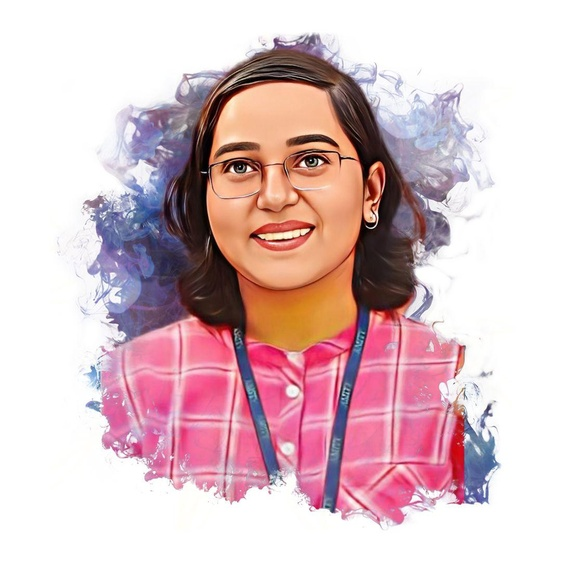
#> input picture Web_Dev/Workshop/HTML_CSS/Shreeji.jpg, 562 x 562 px, shrunk from 1080 x 1080 before the run, found by its file name
$ jupyter execute learning_cv.ipynb   (text cells are left out)
#> lines starting #> are read from the running program, lines starting #| are printed output that depends on the picture; after the words box and inside, x2 and y2 are one past the last pixel; in counts of white or black regions, pixels touching at a corner belong together; pictures that were not available may be replaced by others from this repository, and a replacement may not be noted
[cell 1]
import cv2

[cell 2]
image = cv2.imread(r"E:\Pictures\Friends\Shreeji.jpg")
#> image is the input picture: shape (562, 562, 3); mean B, G, R 196, 191.1, 218.8
cv2.imshow("Shreeji", image)
cv2.waitKey(0)
cv2.destroyAllWindows()

[cell 3]
image2=cv2.imread("E:\Pictures\Friends\Rohit Sharma.jpg")
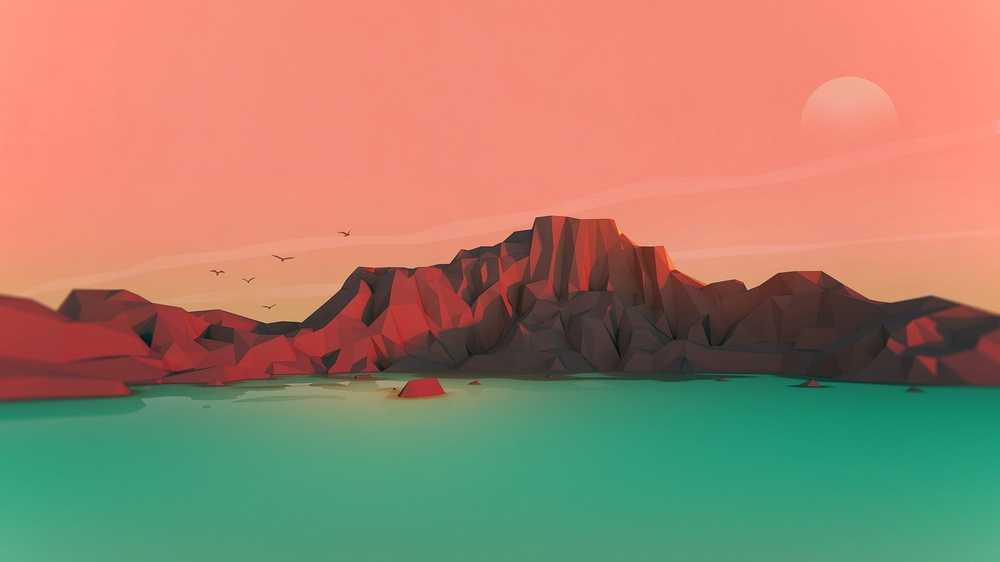
#> input picture Web_Dev/Workshop/HTML_CSS/wallpaperflare.com_wallpaper(5).jpg, 1000 x 562 px, shrunk from 1920 x 1080 before the run, given in place of Rohit Sharma.jpg, which was not available
#> image2 is the input picture: shape (562, 1000, 3); mean B, G, R 107.8, 129.6, 160.6
cv2.imshow("Rohit HR", image2)
cv2.waitKey(0)
cv2.destroyAllWindows()

[cell 4]
rohit_gray = cv2.cvtColor(image2, cv2.COLOR_BGR2GRAY)
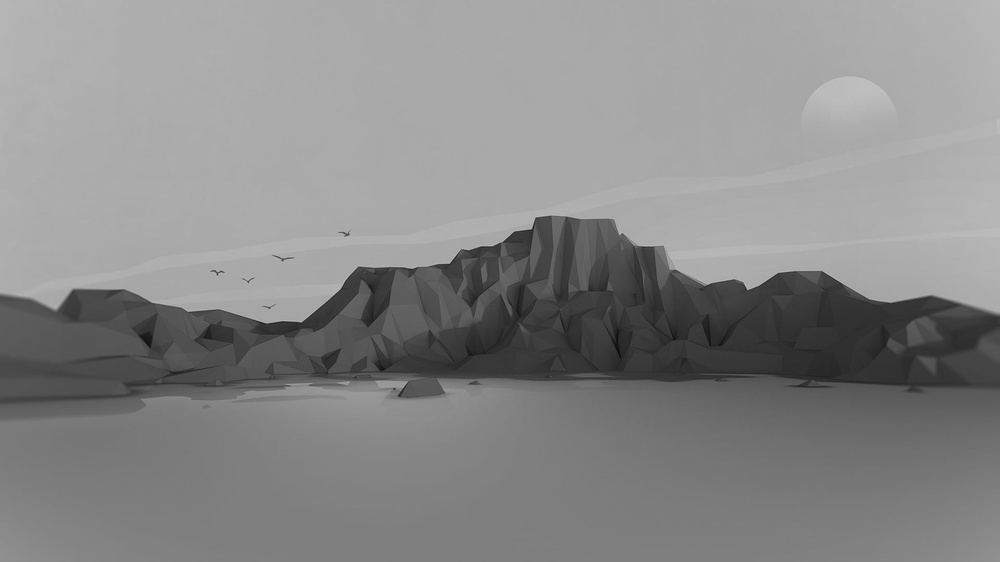
#> rohit_gray: shape (562, 1000); min 8, max 198, mean 136.4
cv2.imshow("Grey Rohit HR", rohit_gray)
cv2.waitKey(0)
cv2.destroyAllWindows()

[cell 5]
edges_img = cv2.Canny(rohit_gray, threshold1=30, threshold2=100)
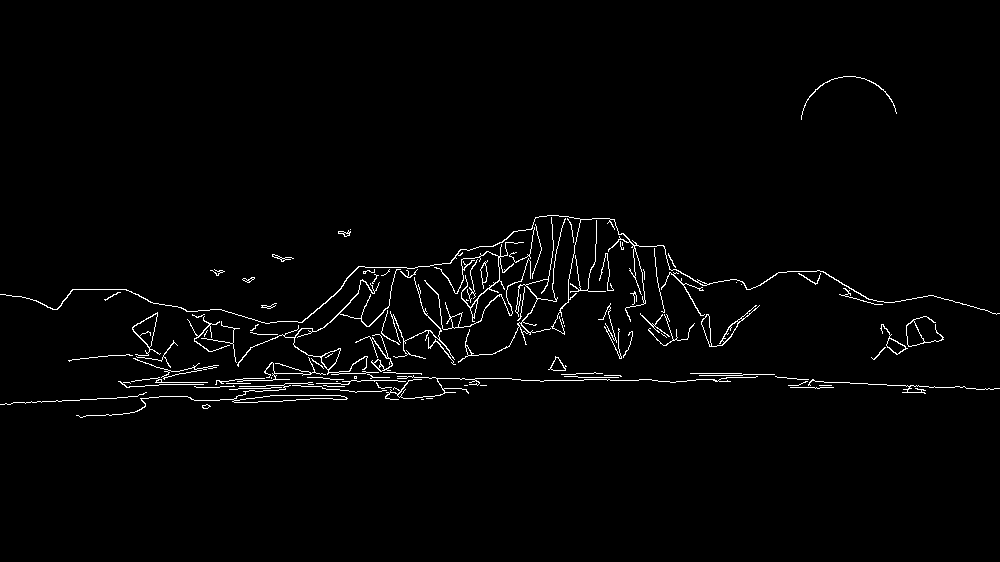
#> edges_img: shape (562, 1000); 1.8% white in thin lines or dots, all inside (x1, y1, x2, y2) = (0, 76, 1000, 418)
cv2.imshow("Rohit HR edges", edges_img)
cv2.waitKey(0)
cv2.destroyAllWindows()

[cell 6]
face_detection = cv2.CascadeClassifier(cv2.data.haarcascades+'haarcascade_frontalface_default.xml')
img=cv2.imread("E:\Pictures\Friends\Rohit Sharma.jpg")

faces = face_detection.detectMultiScale(rohit_gray, 1.3,3)
#> faces = ()

for (x,y,w,h) in faces:
    img = cv2.rectangle(img, (x,y), (x+w, y+h), (255,0,0))
    print(faces)
#> this loop made 0 passes

cv2.imwrite("E:\Pictures\Friends\Rohit Sharma_face_detection.jpg", img)
cv2.imshow("Rohit Face detected", img)
cv2.waitKey(0)
cv2.destroyAllWindows()

[cell 7]
grp = cv2.imread("E:\Pictures\Screenshots\Screenshot (35).png")
grp_gray = cv2.cvtColor(grp, cv2.COLOR_BGR2GRAY)
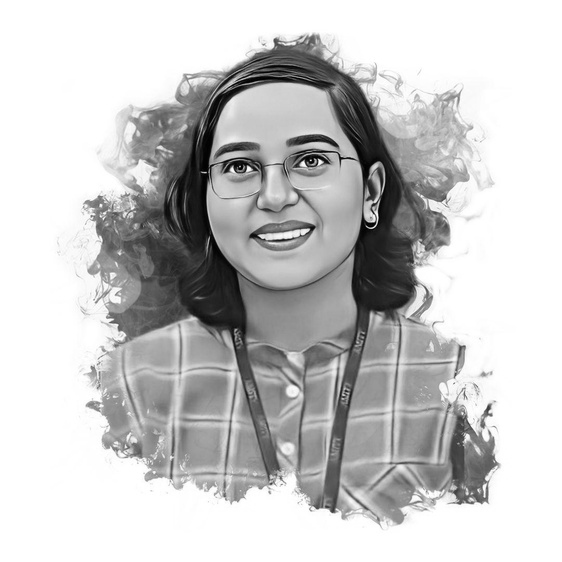
#> grp_gray: shape (562, 562); min 0, max 255, mean 200

face_detection=cv2.CascadeClassifier(cv2.data.haarcascades+"haarcascade_frontalface_default.xml")
faces = face_detection.detectMultiScale(grp_gray, 1.3,3)
#> faces = [[180, 88, 192, 192]]

for (x,y,w,h) in faces:
    grp = cv2.rectangle(grp, (x,y), (x+w, y+h), (0,255,0))
#> this loop made 1 pass
#> pass 1, `grp = cv2.rectangle(grp, (x,y), (x+w, y+h), (0,255,0))`:
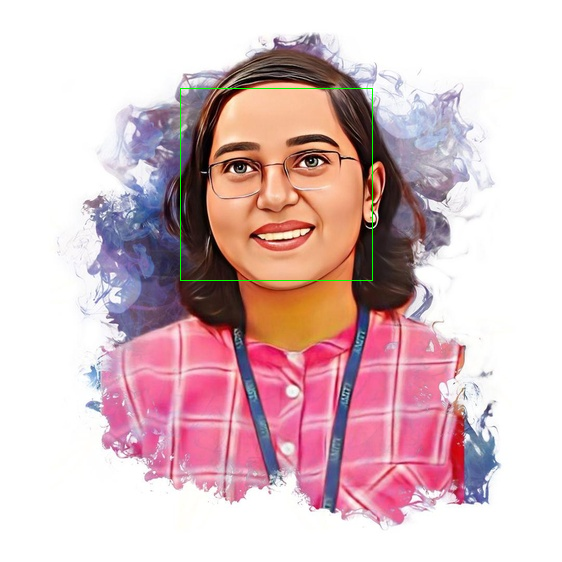
#> grp: shape (562, 562, 3); 0.24% of pixels changed, all inside (x1, y1, x2, y2) = (180, 88, 373, 281)
    # print(faces)

cv2.imshow("Face detecting in group",grp)
cv2.waitKey(0)
cv2.destroyAllWindows()
